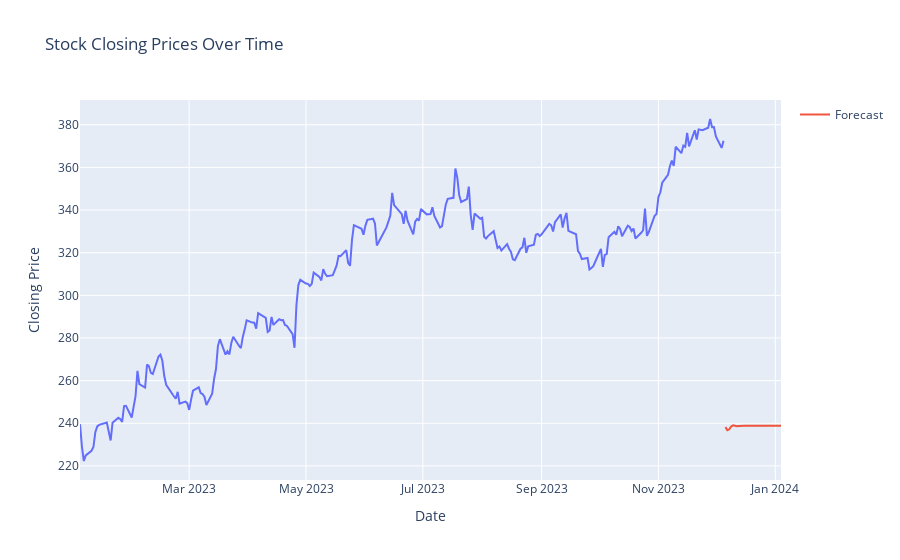

The notebook cell saved with this chart:
### Markdown cell above
# Attempt at forecasting the stock closing price

### Code cell
def fetch_data_from_cassandra():
    # Connect to the Cassandra cluster
    cluster = Cluster(['localhost'], port=9042)
    session = cluster.connect('stock_data')

    # Fetch data from Cassandra
    rows = session.execute('SELECT * FROM eod_data')

    # Convert Cassandra rows to a DataFrame
    data = {'symbol': [], 'exchange': [], 'date': [], 'close': [], 'high': [], 'low': [], 'open': [], 'volume': []}
    for row in rows:
        data['symbol'].append(row.symbol)
        data['exchange'].append(row.exchange)

        # Convert Cassandra date to string, then to datetime object
        date_obj = datetime.strptime(str(row.date), '%Y-%m-%d').date()

        data['date'].append(date_obj)
        data['close'].append(row.close)
        data['high'].append(row.high)
        data['low'].append(row.low)
        data['open'].append(row.open)
        data['volume'].append(row.volume)

    df = pd.DataFrame(data)

    # Close the Cassandra connection
    cluster.shutdown()

    return df

def forecast_stock_prices(data):
    # Use ARIMA for forecasting
    model = sm.tsa.ARIMA(data['close'], order=(5,1,0))  # Adjust order based on your data
    results = model.fit()

    # Forecast the next 5 days
    forecast_steps = 30
    forecast_values = results.forecast(steps=forecast_steps)

    # Add forecast values to the dataframe
    forecast_dates = [data['date'].max() + timedelta(days=i) for i in range(1, forecast_steps + 1)]
    forecast_df = pd.DataFrame({'date': forecast_dates, 'forecast': forecast_values})

    return forecast_df

def check_sell_condition(data, threshold=500):
    if data['close'].max() >= threshold:
        print("Time to sell stocks!")

# Fetch data from Cassandra
cassandra_data = fetch_data_from_cassandra()

# Forecast stock prices
forecast_data = forecast_stock_prices(cassandra_data)

# Check sell condition
check_sell_condition(cassandra_data)

# Plotting the closing prices and forecast
fig = px.line(cassandra_data, x='date', y='close', title='Stock Closing Prices Over Time',
            labels={'close': 'Closing Price', 'date': 'Date'})

fig.add_scatter(x=forecast_data['date'], y=forecast_data['forecast'], mode='lines', name='Forecast')

# Show the plot
fig.show()

### Figure 1 — Plotly figure (JSON) as saved in the notebook; plotly's stock layout.template omitted (floating-point values rounded to 4 significant figures; data arrays with more than 128 entries replaced by an {"elided": "..."} marker saying what was removed)
{"data": [{"hovertemplate": "Date=%{x}<br>Closing Price=%{y}<extra></extra>", "legendgroup": "", "line": {"color": "#636efa", "dash": "solid"}, "marker": {"symbol": "circle"}, "mode": "lines", "name": "", "orientation": "v", "showlegend": false, "type": "scatter", "x": {"elided": "233 str values"}, "xaxis": "x", "y": {"elided": "233 float values"}, "yaxis": "y"}, {"mode": "lines", "name": "Forecast", "type": "scatter", "x": ["2023-12-06", "2023-12-07", "2023-12-08", "2023-12-09", "2023-12-10", "2023-12-11", "2023-12-12", "2023-12-13", "2023-12-14", "2023-12-15", "2023-12-16", "2023-12-17", "2023-12-18", "2023-12-19", "2023-12-20", "2023-12-21", "2023-12-22", "2023-12-23", "2023-12-24", "2023-12-25", "2023-12-26", "2023-12-27", "2023-12-28", "2023-12-29", "2023-12-30", "2023-12-31", "2024-01-01", "2024-01-02", "2024-01-03", "2024-01-04"], "y": [238.2, 236.7, 237.2, 238.5, 239.1, 238.7, 238.6, 238.8, 238.9, 238.9, 238.8, 238.8, 238.9, 238.9, 238.9, 238.9, 238.9, 238.9, 238.9, 238.9, 238.9, 238.9, 238.9, 238.9, 238.9, 238.9, 238.9, 238.9, 238.9, 238.9]}], "layout": {"legend": {"tracegroupgap": 0}, "title": {"text": "Stock Closing Prices Over Time"}, "xaxis": {"anchor": "y", "domain": [0, 1], "title": {"text": "Date"}}, "yaxis": {"anchor": "x", "domain": [0, 1], "title": {"text": "Closing Price"}}}}
